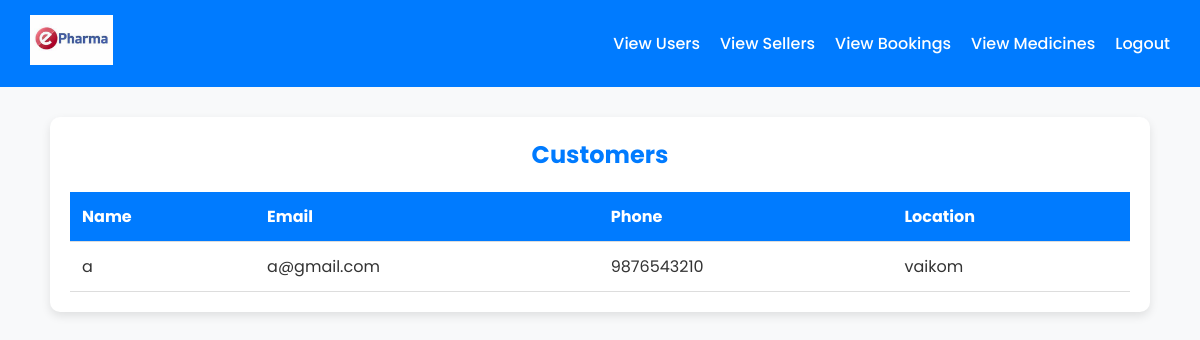
The app's page /viewusers/, older data.
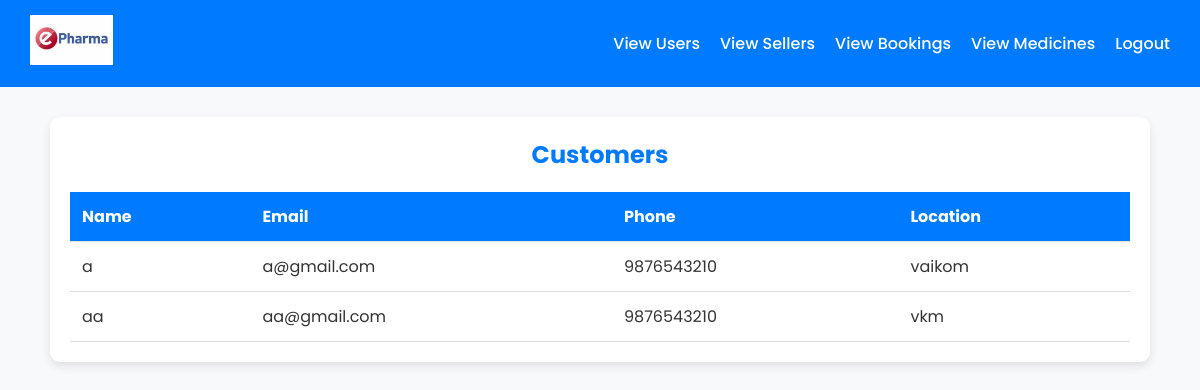
The same page, newer data.
### app/models.py (models this page shows, shortened)
class Customer(models.Model):
    user = models.OneToOneField(User, on_delete=models.CASCADE, null=True, blank=True)
    name = models.CharField(max_length=100)
    email = models.EmailField(unique=True)
    phone = models.PositiveBigIntegerField()
    password = models.CharField(max_length=255)
    location = models.CharField(max_length=255)

### app/views.py (the view)
# urls.py: path("viewusers/", views.viewusers, name="viewusers"),
def viewusers(request):
    users=Customer.objects.all()
    return render(request,'admin/viewusers.html',{'users':users})

### templates/admin/viewusers.html (shortened to what this page needs)
<!DOCTYPE html>
<html lang="en">
<head>
</head>
<body>
    <nav class="navbar">
        <a href="../adminhome"><img src="../static/OIP (3).jpg" alt="logo"></a>
        <div>
            <a href="../viewusers">View Users</a>
            <a href="../viewsellers">View Sellers</a>
            <a href="../viewbookings">View Bookings</a>
            <a href="../viewmedicine">View Medicines</a>
            <a href="../logout" class="logout">Logout</a>
        </div>
    </nav>
    <div class="container">
        <h2>Customers</h2>
        <table>
            <thead>
                <tr>
                    <th>Name</th>
                    <th>Email</th>
                    <th>Phone</th>
                    <th>Location</th>
                </tr>
            </thead>
            <tbody>
                {% for med in users %}
                <tr>
                    <td>{{ med.name }}</td>
                    <td>{{ med.email }}</td>
                    <td>{{ med.phone }}</td>
                    <td>{{ med.location }}</td>
                </tr>
                {% endfor %}
            </tbody>
        </table>
    </div>
</body>
</html>

Row changes from the older to the newer data that the page shows:
added Customer: name "aa", email "aa@gmail.com", phone "9876543210", location "vkm"
